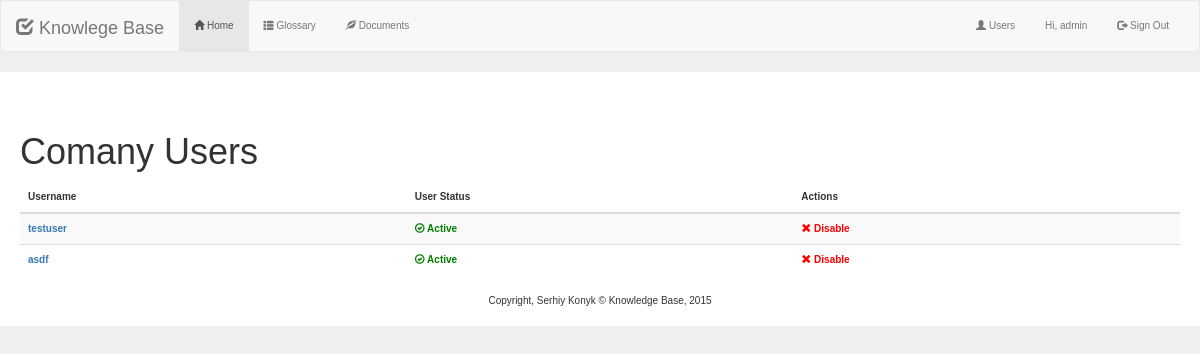
Page /kms.php?p=users (signed in) on the committed database.
### tables this page shows
CREATE TABLE IF NOT EXISTS `users` (
  `user_id` int(11) NOT NULL,
  `user_type` int(11) NOT NULL,
  `state` int(11) NOT NULL,
  `username` varchar(25) NOT NULL,
  `email` varchar(35) NOT NULL,
  `password` varchar(50) NOT NULL,
  `full_name` varchar(50) DEFAULT NULL,
  `department` varchar(50) DEFAULT NULL,
  `position` varchar(50) DEFAULT NULL,
  `pic` varchar(100) DEFAULT NULL
);

### kms.php (called while the page is built, shortened)
<?php
include('session.php');
if (isset($_GET['p'])){
  $p = $_GET['p'];
}
include(ROOT.'/templates/header.php');
if($logon == TRUE){
  $page = $p.".php";
}
include($page);
include(ROOT.'/templates/footer.php');
?>

### users.php (the view, shortened to what this page needs)
<?php
include('dbconnect.php');
$query = "SELECT user_id, state, username
		FROM users
		WHERE user_type != 1
		ORDER BY username AND state";
$result = $db->query($query, MYSQLI_ASSOC);
echo "<h1>Comany Users</h1>";
if(empty($result))
{
	echo "
		<div class='alert alert-danger'>
   			 <strong>Warning</strong> You have no users in the system
  		</div>";
}
else{
	echo "
	<table class='table table-striped'>
    <thead>
      <tr>
		<th>Username</th>
		<th>User Status</th>
        <th>Actions</th>
      </tr>
    </thead>
    <tbody>";
	while(list($id, $state, $username) = $result->fetch_row())
	{
		echo "<tr>
		       	<th><a href='kms.php?p=profile&user=$username'>$username</a></th>";
		if($state == 1){
			echo "<th><font color='green'><span class='glyphicon glyphicon-ok-circle'></span> Active</font></th>";
		}
		else{
			echo "<th><font color='red'><span class='glyphicon glyphicon-remove-circle'></span> Inactive</font></th>";
		}
		if($state == 1){
			echo "<th><a href='kms.php?p=user_modify&id=$id&action=Disable'><font color='red'><span class='glyphicon glyphicon-remove'></span> Disable</font></a></th>";
		}
		else{
			echo "<th><a href='kms.php?p=user_modify&id=$id&action=Enable'><font color='green'><span class='glyphicon glyphicon-ok'></span> Enable</font></a></th>";
		}
       	echo "
      		  </tr>";
	}
	echo "
	</tbody>
  	</table>";
}
?>

### css/styles.css (style rules this page uses)
body { font: 1em "Helvetica", sans-serif; background-color: #edeff0; }
table { width: 100%; table-layout: fixed; margin-bottom: 20px; }
table th { text-align: left; }
h1, h2, h3, h4, h5 { padding-top: 20px; font-weight: 200; }

### rows in the picture
users: username "testuser", state 1 (drawn)
users: username "asdf", state 1 (drawn)

### other values in the picture
$username "admin"
